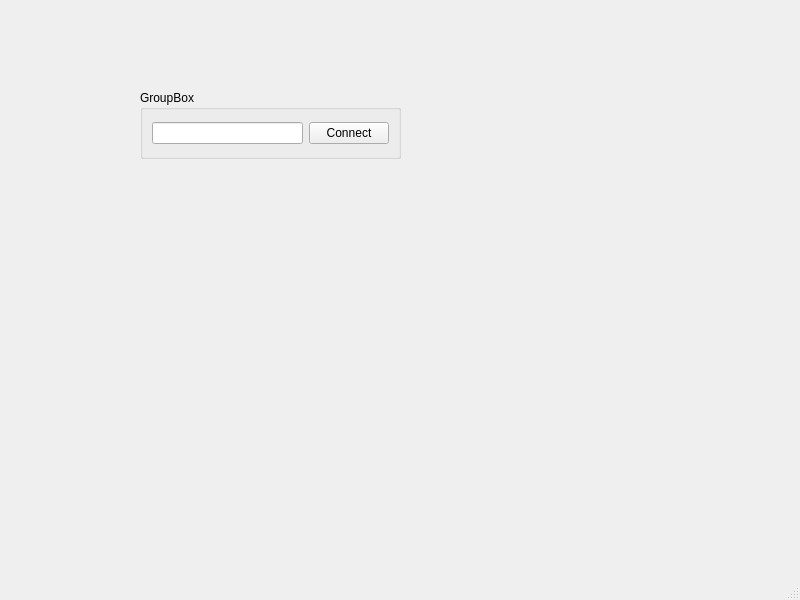
<?xml version="1.0" encoding="UTF-8"?>
<ui version="4.0">
 <class>MultiplayerMenu</class>
 <widget class="QMainWindow" name="MultiplayerMenu">
  <property name="geometry">
   <rect>
    <x>0</x>
    <y>0</y>
    <width>800</width>
    <height>600</height>
   </rect>
  </property>
  <property name="windowTitle">
   <string>MainWindow</string>
  </property>
  <widget class="QWidget" name="centralwidget">
   <widget class="QGroupBox" name="groupBox">
    <property name="geometry">
     <rect>
      <x>140</x>
      <y>90</y>
      <width>261</width>
      <height>69</height>
     </rect>
    </property>
    <property name="title">
     <string>GroupBox</string>
    </property>
    <layout class="QHBoxLayout" name="horizontalLayout">
     <item>
      <widget class="QLineEdit" name="leName"/>
     </item>
     <item>
      <widget class="QPushButton" name="connectBtn">
       <property name="text">
        <string>Connect</string>
       </property>
      </widget>
     </item>
    </layout>
   </widget>
  </widget>
  <widget class="QMenuBar" name="menubar">
   <property name="geometry">
    <rect>
     <x>0</x>
     <y>0</y>
     <width>800</width>
     <height>22</height>
    </rect>
   </property>
  </widget>
  <widget class="QStatusBar" name="statusbar"/>
 </widget>
 <resources/>
 <connections/>
</ui>
